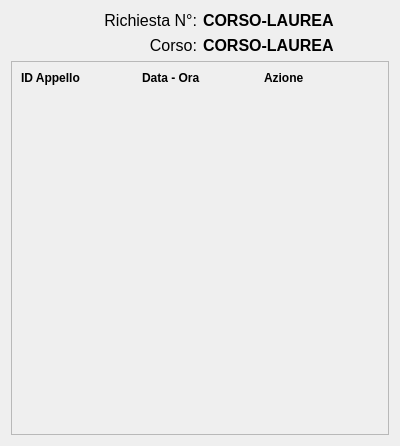
<?xml version="1.0" encoding="UTF-8"?>
<ui version="4.0">
 <class>student_dialog_select_appello</class>
 <widget class="QDialog" name="student_dialog_select_appello">
  <property name="geometry">
   <rect>
    <x>0</x>
    <y>0</y>
    <width>400</width>
    <height>446</height>
   </rect>
  </property>
  <property name="windowTitle">
   <string>UniWorld - Student Seleziona Appello</string>
  </property>
  <layout class="QVBoxLayout" name="verticalLayout">
   <item>
    <layout class="QHBoxLayout" name="horizontalLayout_2">
     <property name="sizeConstraint">
      <enum>QLayout::SetMinimumSize</enum>
     </property>
     <item>
      <widget class="QLabel" name="label_2">
       <property name="sizePolicy">
        <sizepolicy hsizetype="Minimum" vsizetype="Minimum">
         <horstretch>0</horstretch>
         <verstretch>0</verstretch>
        </sizepolicy>
       </property>
       <property name="font">
        <font>
         <pointsize>12</pointsize>
        </font>
       </property>
       <property name="text">
        <string>Richiesta N°:</string>
       </property>
       <property name="alignment">
        <set>Qt::AlignRight|Qt::AlignTrailing|Qt::AlignVCenter</set>
       </property>
      </widget>
     </item>
     <item>
      <widget class="QLabel" name="RichiestaLabel">
       <property name="sizePolicy">
        <sizepolicy hsizetype="Minimum" vsizetype="Minimum">
         <horstretch>0</horstretch>
         <verstretch>0</verstretch>
        </sizepolicy>
       </property>
       <property name="font">
        <font>
         <pointsize>12</pointsize>
         <bold>true</bold>
        </font>
       </property>
       <property name="text">
        <string>CORSO-LAUREA</string>
       </property>
      </widget>
     </item>
    </layout>
   </item>
   <item>
    <layout class="QHBoxLayout" name="horizontalLayout_3">
     <property name="sizeConstraint">
      <enum>QLayout::SetMinimumSize</enum>
     </property>
     <item>
      <widget class="QLabel" name="label_3">
       <property name="sizePolicy">
        <sizepolicy hsizetype="Minimum" vsizetype="Minimum">
         <horstretch>0</horstretch>
         <verstretch>0</verstretch>
        </sizepolicy>
       </property>
       <property name="font">
        <font>
         <pointsize>12</pointsize>
        </font>
       </property>
       <property name="text">
        <string>Corso:</string>
       </property>
       <property name="alignment">
        <set>Qt::AlignRight|Qt::AlignTrailing|Qt::AlignVCenter</set>
       </property>
      </widget>
     </item>
     <item>
      <widget class="QLabel" name="CorsoLabel">
       <property name="sizePolicy">
        <sizepolicy hsizetype="Minimum" vsizetype="Minimum">
         <horstretch>0</horstretch>
         <verstretch>0</verstretch>
        </sizepolicy>
       </property>
       <property name="font">
        <font>
         <pointsize>12</pointsize>
         <bold>true</bold>
        </font>
       </property>
       <property name="text">
        <string>CORSO-LAUREA</string>
       </property>
      </widget>
     </item>
    </layout>
   </item>
   <item>
    <widget class="QScrollArea" name="scrollArea">
     <property name="widgetResizable">
      <bool>true</bool>
     </property>
     <widget class="QWidget" name="scrollAreaWidgetContents_2">
      <property name="geometry">
       <rect>
        <x>0</x>
        <y>0</y>
        <width>380</width>
        <height>368</height>
       </rect>
      </property>
      <layout class="QVBoxLayout" name="verticalLayout_3">
       <item>
        <layout class="QHBoxLayout" name="horizontalLayout_4">
         <item>
          <widget class="QLabel" name="label_9">
           <property name="font">
            <font>
             <bold>true</bold>
            </font>
           </property>
           <property name="text">
            <string>ID Appello</string>
           </property>
          </widget>
         </item>
         <item>
          <widget class="QLabel" name="label_12">
           <property name="font">
            <font>
             <bold>true</bold>
            </font>
           </property>
           <property name="text">
            <string>Data - Ora</string>
           </property>
          </widget>
         </item>
         <item>
          <widget class="QLabel" name="label_14">
           <property name="font">
            <font>
             <bold>true</bold>
            </font>
           </property>
           <property name="text">
            <string>Azione</string>
           </property>
          </widget>
         </item>
        </layout>
       </item>
       <item>
        <layout class="QVBoxLayout" name="TableView"/>
       </item>
       <item>
        <spacer name="verticalSpacer_3">
         <property name="orientation">
          <enum>Qt::Vertical</enum>
         </property>
         <property name="sizeHint" stdset="0">
          <size>
           <width>20</width>
           <height>40</height>
          </size>
         </property>
        </spacer>
       </item>
      </layout>
     </widget>
    </widget>
   </item>
  </layout>
 </widget>
 <resources/>
 <connections/>
</ui>
